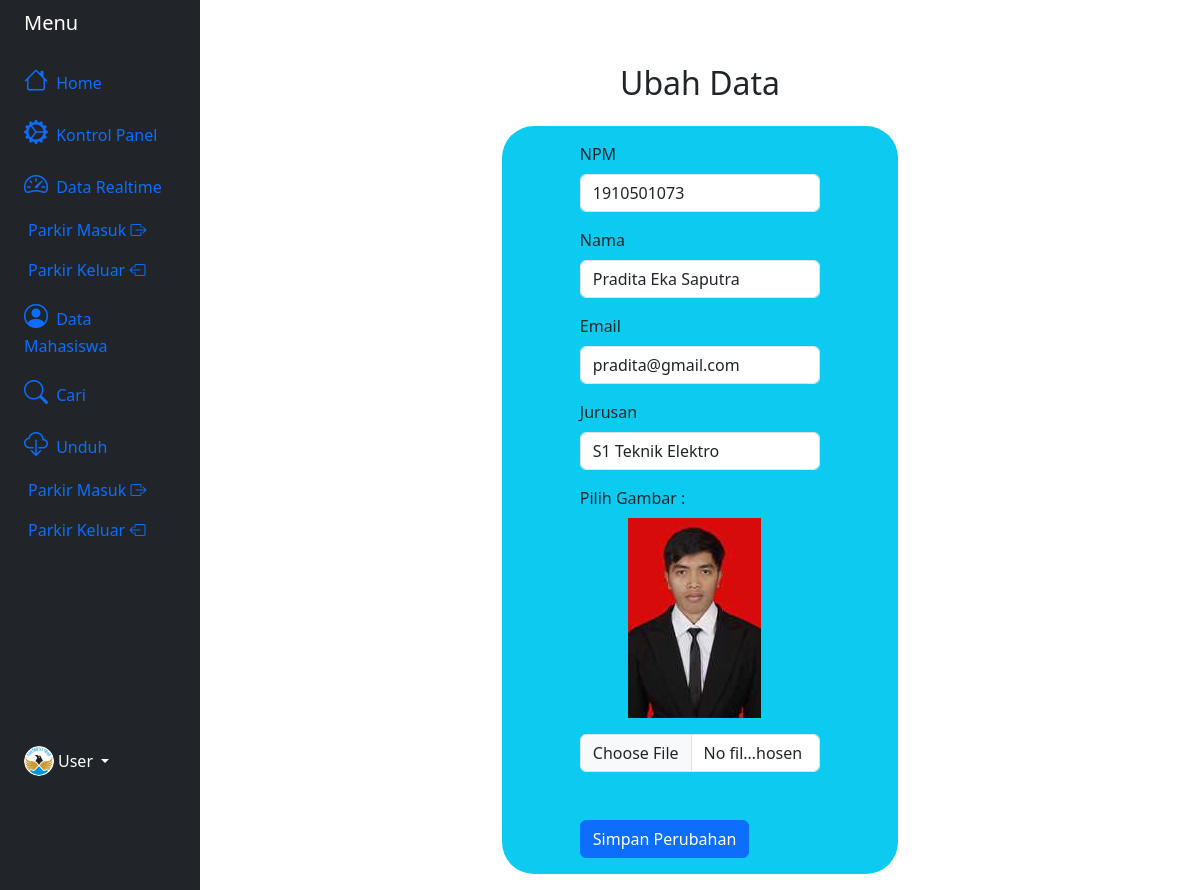
/ubah_mahasiswa.php?id=1910501073 (signed in), run on the app's committed database.
### tables this page shows
CREATE TABLE `mahasiswa` (
  `npm` bigint(20) NOT NULL,
  `nama` varchar(255) DEFAULT NULL,
  `email` varchar(255) DEFAULT NULL,
  `jurusan` varchar(50) DEFAULT NULL,
  `gambar` varchar(255) DEFAULT NULL
);

### function.php (called while the page is built, shortened)
<?php
require 'koneksi.php';
function query($query) {
    global $conn;
    $result = mysqli_query($conn, $query);
    $rows = [];
    while ( $row = mysqli_fetch_assoc($result) ) {
        $rows[] = $row;
    }
    return $rows;
}
?>

### ubah_mahasiswa.php (the view, shortened to what this page needs)
<?php
include 'header.php';
require 'function.php';
$npm = $_GET["id"];
$mhs = query("SELECT * FROM mahasiswa WHERE npm = $npm")[0];
?>
<div class="container">
<section id="ubah">
    <div class="container mt-5">
        <div class="row text-center">
            <div class="col mb-3">
                <h2>Ubah Data</h2>
            </div>
        </div>
        <div class="row justify-content-center">
          <div class="col-md-5">
            <div class="row bg-info rounded-5 justify-content-center">
                <div class="col-md-8">
                    <form action="" method="post" enctype="multipart/form-data">
                            <div class="mt-3 mb-3">
                                <label for="npm" class="form-label">NPM</label>
                                <input type="text" name="npm" class="form-control" id="npm" aria-describedby="npm" required value="<?= $mhs["npm"]; ?>">
                            </div>
                            <div class="mb-3">
                                <label for="nama" class="form-label">Nama</label>
                                <input type="text" name="nama" class="form-control" id="nama" aria-describedby="nama" required value="<?= $mhs["nama"]; ?>">
                            </div>
                            <div class="mb-3">
                                <label for="email" class="form-label">Email</label>
                                <input type="text" name="email" class="form-control" id="email" aria-describedby="email" required value="<?= $mhs["email"]; ?>">
                            </div>
                            <div class="mb-3">
                                <label for="jurusan" class="form-label">Jurusan</label>
                                <input type="text" name="jurusan" class="form-control" id="jurusan" aria-describedby="jurusan" required value="<?= $mhs["jurusan"]; ?>">
                            </div>
                            <div class="mb-5">
                                <label for="gambar" class="form-label">Pilih Gambar : </label> <br>
                                <img class="ms-5 mb-3" src="foto/<?= $mhs['gambar']; ?>">
                                <input class="form-control" type="file" name="gambar" id="gambar">
                            </div>
                            <div class="mb-3">
                                <input class="btn btn-primary" type="submit" name="submit" value="Simpan Perubahan">
                            </div>
                    </form>
                </div>
            </div>
          </div>
        </div>
    </div>
</section>
</div>
<?php
include 'footer.php';
?>

### data on the page
mahasiswa: npm "1910501073", nama "Pradita Eka Saputra", email "pradita@gmail.com", jurusan "S1 Teknik Elektro", gambar (picture)
